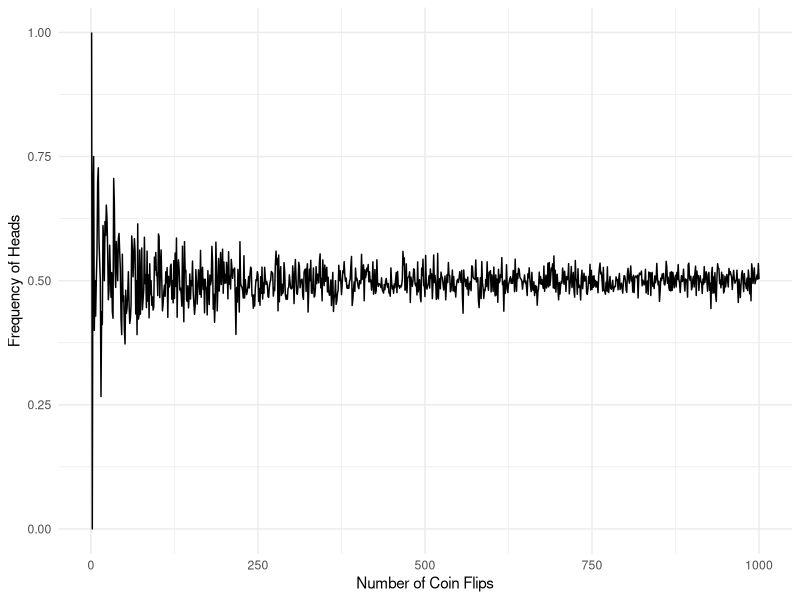

Here is the R script that generated this plot:
## ---- chunk 1
set.seed(1031)
library(ggplot2)

true_prob = 0.5
num_trials = seq(1,1000,1)
coin_result = sapply(num_trials, function(x) rbinom(1, x, true_prob)) / num_trials

ggplot() +
   geom_line(aes(x = num_trials, y = coin_result)) +
   labs(x = 'Number of Coin Flips', y = 'Frequency of Heads') +
   theme_minimal()

